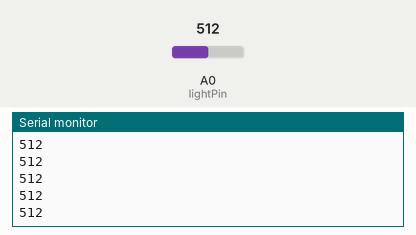
Simulated run of this sketch. Board: Arduino Uno, built with avr-gcc and run on an emulated ATmega328P. Parts: the last lines printed to the serial monitor. Inputs (shaded band) come from the test bench; at power-on: A0 (lightPin) = 512.

Above: at 1.2 s.
1.3 s: A0 (lightPin) set to 716
At 1.68 s:
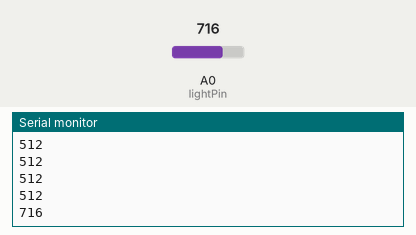
2.8 s: A0 (lightPin) set to 900
At 2.93 s:
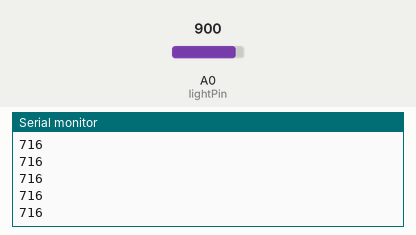
Timing chart, 0 to 5.8 s (numbered marks = the images above; inputs shaded):
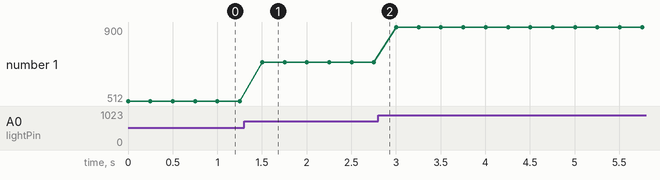

The sketch:

working_with_photoresistor.ino
```cpp
int lightPin = A0;
int lightVal;
int delayTime = 250;

void setup() {
  // put your setup code here, to run once:
  pinMode(lightPin, INPUT);
  Serial.begin(9600);
}

void loop() {
  // put your main code here, to run repeatedly:
  lightVal = analogRead(lightPin);
  Serial.println(lightVal);
  delay(delayTime);
}
```

Measured:
- after the input at 1.3 s, the serial monitor: prints a new line after 0.20 s (image 1)
- plotted number 1: 512 → 716 after the input at 1.3 s, 716 → 900 after the input at 2.8 s
